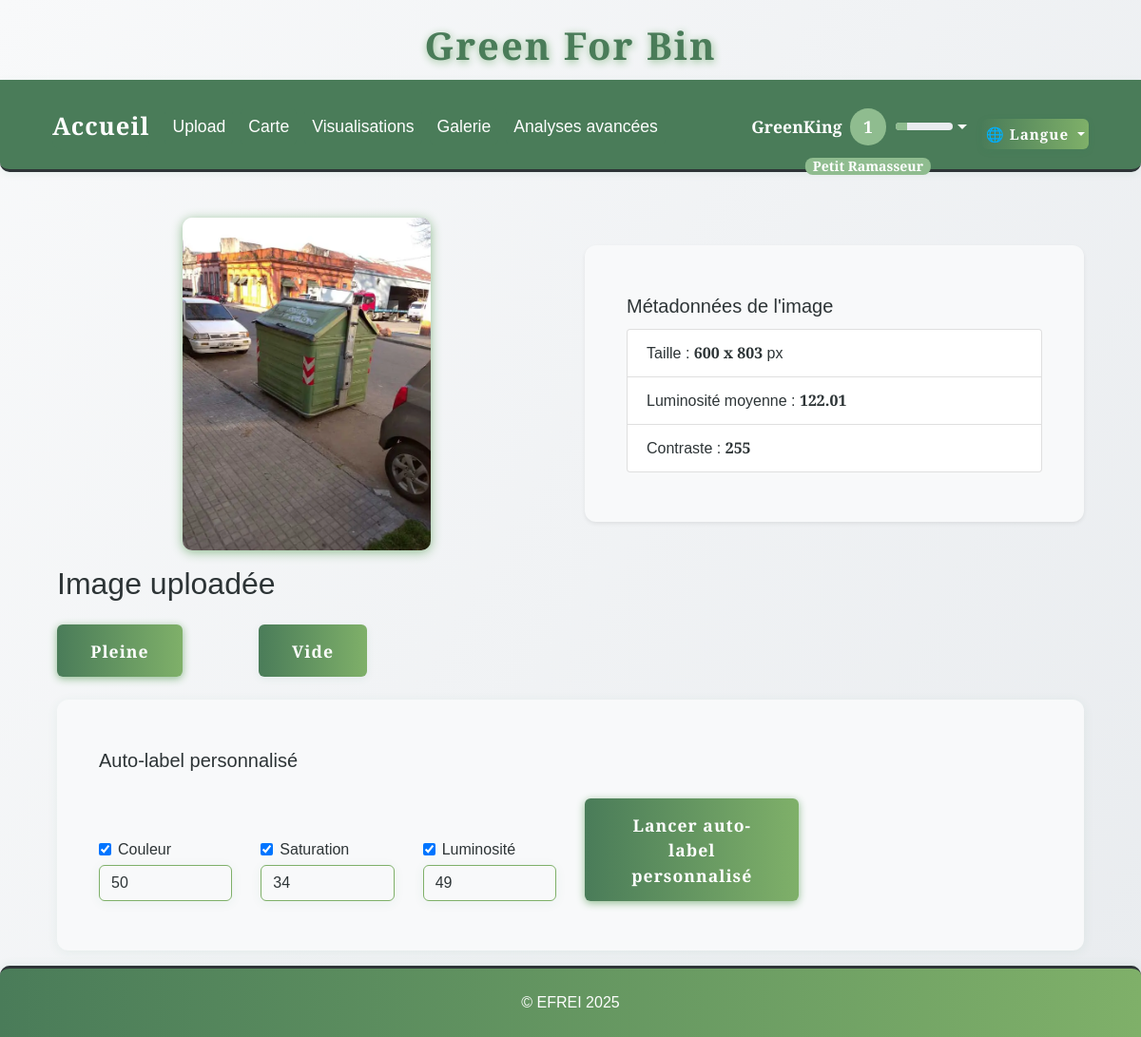
The page /annotate/0e02598e-acbb-423e-912e-cf2b922b5bd7.jpeg (signed in) on the database its author committed.
### tables this page shows
CREATE TABLE users (
                id INTEGER PRIMARY KEY AUTOINCREMENT,
                username TEXT UNIQUE NOT NULL,
                password_hash TEXT NOT NULL,
                email TEXT,
                arrondissement TEXT,
                role TEXT NOT NULL DEFAULT 'user',
                created_at TEXT NOT NULL,
                last_login TEXT,
                xp INTEGER DEFAULT 0
            );

CREATE TABLE images (
                id INTEGER PRIMARY KEY AUTOINCREMENT,
                filename TEXT,
                upload_date TEXT,
                annotation TEXT,
                width INTEGER,
                height INTEGER,
                file_size INTEGER,
                avg_color TEXT,
                hist_rgb TEXT,
                hist_lum TEXT,
                contrast INTEGER,
                contour_count INTEGER,
                localisation TEXT,
                std_h REAL,
                std_s REAL,
                std_v REAL
            );

### app.py (the view, shortened to what this page needs)
@app.route('/annotate/<filename>', methods=['GET', 'POST'])
@login_required
def annotate(filename):
    auto_label = request.args.get('auto_label')
    custom_auto_label_result = None
    with sqlite3.connect(DB_PATH) as conn:
        c = conn.cursor()
        c.execute('''
            SELECT width, height, contrast
            FROM images
            WHERE filename = ?
        ''', (filename,))
        row = c.fetchone()
        if row:
            width, height, contrast = row
        else:
            width, height, contrast = None, None, None
    image_path = os.path.join(app.config['UPLOAD_FOLDER'], filename)
    luminosity = None
    try:
        img = Image.open(image_path).convert('L')
        np_img = np.array(img)
        luminosity = round(float(np.mean(np_img)), 2)
    except Exception as e:
        print(f"[ANNOTATE] Erreur calcul luminosité : {e}")
    metadata = {
        'width': width,
        'height': height,
        'contrast': contrast,
        'luminosity': luminosity
    }
    return render_template('annotate.html', filename=filename, auto_label=auto_label, metadata=metadata, custom_auto_label_result=custom_auto_label_result)

### app.py (called while the page is built)
def get_locale():
    return session.get('lang', request.accept_languages.best_match(['en', 'fr']))

@app.context_processor
def inject_locale():
    return dict(get_locale=get_locale)

@app.context_processor
def inject_user_level():
    def user_level():
        if 'user_id' in session:
            try:
                with sqlite3.connect(DB_PATH) as conn:
                    c = conn.cursor()
                    c.execute("SELECT xp FROM users WHERE id = ?", (session['user_id'],))
                    row = c.fetchone()
                    xp = row[0] if row and row[0] is not None else 0
                return get_user_level(xp)
            except Exception as e:
                print(f"[USER LEVEL] {e}")
        return get_user_level(0)
    return dict(user_level=user_level)

def login_required(f):
    @wraps(f)
    def decorated_function(*args, **kwargs):
        if 'user_id' not in session:
            flash(_('Vous devez être connecté pour accéder à cette page.'), 'error')
            return redirect(url_for('login'))
        return f(*args, **kwargs)
    return decorated_function

### templates/annotate.html (shortened to what this page needs)
<!DOCTYPE html>
{% extends "base.html" %}
{% block content %}
<div class="container mt-4">
    <div class="row align-items-center">
        <div class="col-md-6 text-center">
            <img src="{{ url_for('static', filename='uploads/' ~ filename.rsplit('.', 1)[0] ~ '.webp') }}" alt="{{ _('Image à annoter') }}" class="img-fluid mb-3" style="max-height:350px;" loading="lazy">
        </div>
        <div class="col-md-6">
            <div class="card bg-creme shadow-sm mb-3">
                <div class="card-body">
                    <h5 class="card-title">{{ _("Métadonnées de l'image") }}</h5>
                    <ul class="list-group">
                        <li class="list-group-item">{{ _('Taille') }} : <b>{{ metadata.width }} x {{ metadata.height }}</b> px</li>
                        <li class="list-group-item">{{ _('Luminosité moyenne') }} : <b>{{ metadata.luminosity }}</b></li>
                        <li class="list-group-item">{{ _('Contraste') }} : <b>{{ metadata.contrast }}</b></li>
                    </ul>
                </div>
            </div>
        </div>
    </div>
    <h2>{{ _('Image uploadée') }}</h2>
    <form method="POST" class="d-flex gap-3 mb-4">
        <button type="submit" name="annotation" value="pleine" class="btn btn-success btn-lg" style="margin-right:2.5rem;">{{ _('Pleine') }}</button>
        <button type="submit" name="annotation" value="vide" class="btn btn-outline-success btn-lg" style="margin-left:2.5rem;">{{ _('Vide') }}</button>
    </form>
    <div class="card mb-3">
        <div class="card-body">
            <h5 class="card-title">{{ _('Auto-label personnalisé') }}</h5>
            <form method="POST" class="row g-3 align-items-end">
                <div class="col-md-2">
                    <div class="form-check">
                        <input class="form-check-input" type="checkbox" name="use_std_h" id="use_std_h" checked>
                        <label class="form-check-label" for="use_std_h">Couleur</label>
                    </div>
                    <input type="number" step="any" class="form-control mt-1" name="seuil_h" id="seuil_h" placeholder="Seuil H (ex: 50)" value="50">
                </div>
                <div class="col-md-2">
                    <div class="form-check">
                        <input class="form-check-input" type="checkbox" name="use_std_s" id="use_std_s" checked>
                        <label class="form-check-label" for="use_std_s">Saturation</label>
                    </div>
                    <input type="number" step="any" class="form-control mt-1" name="seuil_s" id="seuil_s" placeholder="Seuil S (ex: 34)" value="34">
                </div>
                <div class="col-md-2">
                    <div class="form-check">
                        <input class="form-check-input" type="checkbox" name="use_std_v" id="use_std_v" checked>
                        <label class="form-check-label" for="use_std_v">Luminosité</label>
                    </div>
                    <input type="number" step="any" class="form-control mt-1" name="seuil_v" id="seuil_v" placeholder="Seuil V (ex: 49)" value="49">
                </div>
                <div class="col-md-3">
                    <button type="submit" name="custom_auto_label" value="1" class="btn btn-primary">{{ _('Lancer auto-label personnalisé') }}</button>
                </div>
            </form>
        </div>
    </div>
</div>
{% endblock %}

### templates/base.html (shortened to what this page needs)
<!DOCTYPE html>
<html lang="{{ get_locale() }}">
<head>
    <link href="https://cdn.jsdelivr.net/npm/bootstrap@4.6.2/dist/css/bootstrap.min.css" rel="stylesheet">
    <link href="{{ url_for('static', filename='css/style.css') }}" rel="stylesheet">
    <link href="{{ url_for('static', filename='css/greenforbin.css') }}" rel="stylesheet">
</head>
<body>
    <header>
        <h1>{{ _('Green For Bin') }}</h1>
        <nav class="navbar navbar-expand-lg navbar-dark bg-dark">
            <div class="container-fluid">
                <a class="navbar-brand" href="{{ url_for('about') }}">{{ _('Accueil') }}</a>
                <div class="collapse navbar-collapse" id="navbarNav">
                    <ul class="navbar-nav">
                        <li class="nav-item">
                            <a class="nav-link" href="{{ url_for('upload') }}">{{ _('Upload') }}</a>
                        </li>
                        <li class="nav-item">
                            <a class="nav-link" href="{{ url_for('map_view') }}">{{ _('Carte') }}</a>
                        </li>
                        <li class="nav-item">
                            <a class="nav-link" href="{{ url_for('stats') }}">{{ _('Visualisations') }}</a>
                        </li>
                        <li class="nav-item">
                            <a class="nav-link" href="{{ url_for('gallery') }}">{{ _('Galerie') }}</a>
                        </li>
                        <li class="nav-item">
                            <a class="nav-link" href="{{ url_for('analyses_avancees') }}">{{ _('Analyses avancées') }}</a>
                        </li>
                    </ul>
                    <ul class="navbar-nav ml-auto" style="margin-left:auto;">
                    <div class="d-flex align-items-center ml-auto" style="margin-left:auto;">
                        {% if session.get('user_id') %}
                            <li class="nav-item dropdown">
                                <a class="nav-link dropdown-toggle d-flex align-items-center" href="#" id="userDropdown" role="button" data-toggle="dropdown" aria-haspopup="true" aria-expanded="false" style="font-weight:bold; color: var(--cream) !important;">
                                    {{ session.get('username') }}
                                    {% set lvl = user_level() %}
                                    <span class="badge badge-pill ml-2" style="background: #8fbc8f; color: #fff; font-size: 1em; min-width:2.2em; height:2.2em; display:flex; align-items:center; justify-content:center; border-radius:50%; position:relative;">
                                        {{ lvl.level }}
                                        <span style="position:absolute; bottom:-2.2em; left:50%; transform:translateX(-50%); font-size:0.8em; color:#fff; white-space:nowrap; background:#8fbc8f; border-radius:8px; padding:2px 8px;">{{ _(lvl.title) }}</span>
                                    </span>
                                    <div style="width:60px; height:8px; background:#e9ecef; border-radius:4px; margin-left:10px; overflow:hidden; position:relative;">
                                        <div style="width:{{ lvl.progress }}%; height:100%; background:#8fbc8f;"></div>
                                    </div>
                                </a>
                            </li>
                        {% endif %}
                    </ul>
                        <form class="form-inline" method="get" action="#" id="langDropdownForm" style="margin:0; padding:0;">
                            <div class="dropdown lang-switch" style="font-size:0.95rem;">
                                <button class="btn btn-outline-light dropdown-toggle p-1" type="button" id="langDropdown" data-toggle="dropdown" aria-haspopup="true" aria-expanded="false" style="font-size:0.95rem; min-width:90px; height:32px; line-height:1.1; padding:2px 10px;">
                                    {% if get_locale() == 'fr' %}🇫🇷 Français{% elif get_locale() == 'en' %}🇬🇧 English{% else %}🌐 Langue{% endif %}
                                </button>
                            </div>
                        </form>
                    </div>
                </div>
        </nav>
    </header>
    <div class="container mt-4">
        {% block content %}{% endblock %}
    </div>
    <footer class="footer-efrei mt-auto py-3">
        <div class="container text-center">
            <span>&copy; EFREI 2025</span>
        </div>
    </footer>
</body>
</html>

### static/css/style.css (style rules this page uses)
:root { --primary-green: #4a7c59; --light-green: #7fb069; --sage-green: #8fbc8f; --cream: #fefefe; --warm-white: #f8f9fa; --soft-gray: #e9ecef; --charcoal: #2d3436; --text-primary: #2d3436; --text-secondary: #636e72; --radius: 2.5rem; --shadow: 0 4px 24px rgba(44, 124, 89, 0.10); --transition: all 0.3s cubic-bezier(.4,0,.2,1); --green-dark: var(--primary-green); --green: var(--light-green); --green-light: var(--sage-green); --beige: var(--cream); --white: var(--cream); --black: var(--charcoal); }
html, body { height: 100%; margin: 0; padding: 0; }
body { display: flex; flex-direction: column; min-height: 100vh; }
.container.mt-4 { flex: 1 0 auto; }
.navbar { background: linear-gradient(90deg, var(--primary-green) 0%, var(--light-green) 100%); border-radius: 0 0 var(--radius) var(--radius); box-shadow: var(--shadow); padding: 1.5rem 2.5rem 1.2rem 2.5rem; display: flex; justify-content: center; align-items: center; gap: 2rem; position: sticky; top: 0; z-index: 1000; }
.nav-link { color: var(--cream); font-family: 'Inter', 'Franklin Gothic Medium', 'Arial Narrow', Arial, sans-serif, sans-serif; font-size: 1.1rem; font-weight: 500; padding: 0.5rem 1.2rem; border-radius: 2rem; transition: var(--transition); position: relative; }
.btn { background: var(--primary-green); color: var(--cream); border: none; border-radius: 2rem; font-family: 'Inter', Arial, sans-serif; font-weight: 600; padding: 0.9rem 2.2rem; font-size: 1.1rem; box-shadow: 0 2px 8px rgba(44, 124, 89, 0.08); transition: var(--transition); cursor: pointer; margin-top: 1rem; letter-spacing: 1px; }
.card { background: var(--white); border-radius: var(--radius); box-shadow: var(--shadow); padding: 2rem 1.5rem; margin-bottom: 2rem; transition: var(--transition); position: relative; overflow: hidden; }
input, textarea, select { background: var(--beige); color: var(--green-dark); border: 2px solid var(--green-light); border-radius: 1.5rem; font-family: 'Inter', Arial, sans-serif; padding: 10px 18px; font-size: 1.08rem; transition: var(--transition); }
.footer-efrei { width: 100%; background: linear-gradient(90deg, var(--primary-green) 0%, var(--light-green) 100%); color: var(--cream); border-top: 3px solid var(--charcoal); box-shadow: 0 -2px 8px rgba(44, 124, 89, 0.08); font-family: 'Quercus Serif', 'Montserrat', 'Quicksand', Arial, sans-serif !important; font-weight: 500; flex-shrink: 0; }
.footer-efrei .container { padding-top: 8px; padding-bottom: 8px; }

### static/css/greenforbin.css (style rules this page uses)
:root { --primary-green: #4a7c59; --light-green: #7fb069; --sage-green: #8fbc8f; --cream: #fefefe; --warm-white: #f8f9fa; --soft-gray: #e9ecef; --charcoal: #2d3436; --text-primary: #2d3436; --text-secondary: #636e72; }
body { background: linear-gradient(135deg, var(--cream) 0%, var(--light-green) 100%); color: var(--text-primary); font-family: 'Segoe UI', 'Roboto', Arial, sans-serif; min-height: 100vh; }
header h1 { color: var(--primary-green); font-weight: bold; letter-spacing: 2px; text-shadow: 1px 2px 8px var(--sage-green); }
.navbar, .navbar-brand, .nav-link { background: var(--primary-green) !important; color: var(--cream) !important; font-weight: 500; border-radius: 0 0 10px 10px; }
.card { border-radius: 16px; box-shadow: 0 4px 24px 0 rgba(79, 124, 89, 0.10); border: none; background: var(--warm-white); }
.btn-primary, .btn-success, .btn-warning { background: var(--light-green); border: none; color: var(--cream); font-weight: 600; border-radius: 8px; box-shadow: 0 2px 8px var(--sage-green); transition: background 0.2s, box-shadow 0.2s; }
img { border-radius: 10px; box-shadow: 0 2px 12px var(--sage-green); transition: transform 0.2s; }
footer { background: var(--primary-green); color: var(--cream); text-align: center; padding: 12px 0; border-radius: 10px 10px 0 0; margin-top: 40px; }

### rows shown on the page
users: get "GreenKing"
images: width "600", height "803", contrast "255"

### other values the page prints
{{ lvl.level }} "1"
{{ metadata.luminosity }} "122.01"
